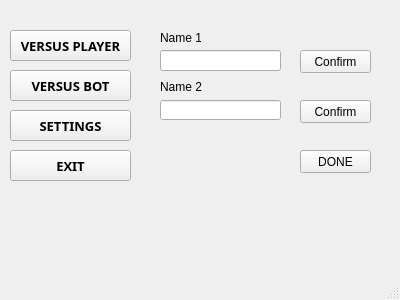
<?xml version="1.0" encoding="UTF-8"?>
<ui version="4.0">
 <class>MainWindow</class>
 <widget class="QMainWindow" name="MainWindow">
  <property name="geometry">
   <rect>
    <x>0</x>
    <y>0</y>
    <width>400</width>
    <height>300</height>
   </rect>
  </property>
  <property name="windowTitle">
   <string>Poker</string>
  </property>
  <property name="autoFillBackground">
   <bool>true</bool>
  </property>
  <widget class="QWidget" name="centralWidget">
   <widget class="QPushButton" name="gamePlayer">
    <property name="geometry">
     <rect>
      <x>10</x>
      <y>30</y>
      <width>121</width>
      <height>31</height>
     </rect>
    </property>
    <property name="font">
     <font>
      <family>Century Gothic</family>
      <pointsize>10</pointsize>
      <weight>75</weight>
      <bold>true</bold>
      <stylestrategy>PreferDefault</stylestrategy>
     </font>
    </property>
    <property name="text">
     <string>VERSUS PLAYER</string>
    </property>
   </widget>
   <widget class="QPushButton" name="gameBot">
    <property name="geometry">
     <rect>
      <x>10</x>
      <y>70</y>
      <width>121</width>
      <height>31</height>
     </rect>
    </property>
    <property name="font">
     <font>
      <family>Century Gothic</family>
      <pointsize>10</pointsize>
      <weight>75</weight>
      <bold>true</bold>
      <stylestrategy>PreferAntialias</stylestrategy>
     </font>
    </property>
    <property name="text">
     <string>VERSUS BOT</string>
    </property>
   </widget>
   <widget class="QPushButton" name="exit">
    <property name="geometry">
     <rect>
      <x>10</x>
      <y>150</y>
      <width>121</width>
      <height>31</height>
     </rect>
    </property>
    <property name="font">
     <font>
      <family>Century Gothic</family>
      <pointsize>10</pointsize>
      <weight>75</weight>
      <bold>true</bold>
      <stylestrategy>PreferAntialias</stylestrategy>
     </font>
    </property>
    <property name="text">
     <string>EXIT</string>
    </property>
   </widget>
   <widget class="QPushButton" name="settings">
    <property name="geometry">
     <rect>
      <x>10</x>
      <y>110</y>
      <width>121</width>
      <height>31</height>
     </rect>
    </property>
    <property name="font">
     <font>
      <family>Century Gothic</family>
      <pointsize>10</pointsize>
      <weight>75</weight>
      <bold>true</bold>
      <stylestrategy>PreferAntialias</stylestrategy>
     </font>
    </property>
    <property name="text">
     <string>SETTINGS</string>
    </property>
   </widget>
   <widget class="QLineEdit" name="changename1">
    <property name="geometry">
     <rect>
      <x>160</x>
      <y>50</y>
      <width>121</width>
      <height>21</height>
     </rect>
    </property>
   </widget>
   <widget class="QLineEdit" name="changename2">
    <property name="geometry">
     <rect>
      <x>160</x>
      <y>100</y>
      <width>121</width>
      <height>20</height>
     </rect>
    </property>
   </widget>
   <widget class="QPushButton" name="confirm1">
    <property name="geometry">
     <rect>
      <x>300</x>
      <y>50</y>
      <width>71</width>
      <height>23</height>
     </rect>
    </property>
    <property name="text">
     <string>Confirm</string>
    </property>
   </widget>
   <widget class="QPushButton" name="confirm2">
    <property name="geometry">
     <rect>
      <x>300</x>
      <y>100</y>
      <width>71</width>
      <height>23</height>
     </rect>
    </property>
    <property name="text">
     <string>Confirm</string>
    </property>
   </widget>
   <widget class="QPushButton" name="Done">
    <property name="geometry">
     <rect>
      <x>300</x>
      <y>150</y>
      <width>71</width>
      <height>23</height>
     </rect>
    </property>
    <property name="text">
     <string>DONE</string>
    </property>
   </widget>
   <widget class="QLabel" name="label2">
    <property name="geometry">
     <rect>
      <x>160</x>
      <y>80</y>
      <width>47</width>
      <height>13</height>
     </rect>
    </property>
    <property name="text">
     <string>Name 2</string>
    </property>
   </widget>
   <widget class="QLabel" name="label1">
    <property name="geometry">
     <rect>
      <x>160</x>
      <y>30</y>
      <width>41</width>
      <height>16</height>
     </rect>
    </property>
    <property name="text">
     <string>Name 1</string>
    </property>
   </widget>
  </widget>
  <widget class="QStatusBar" name="statusBar"/>
 </widget>
 <layoutdefault spacing="6" margin="11"/>
 <resources/>
 <connections/>
</ui>
